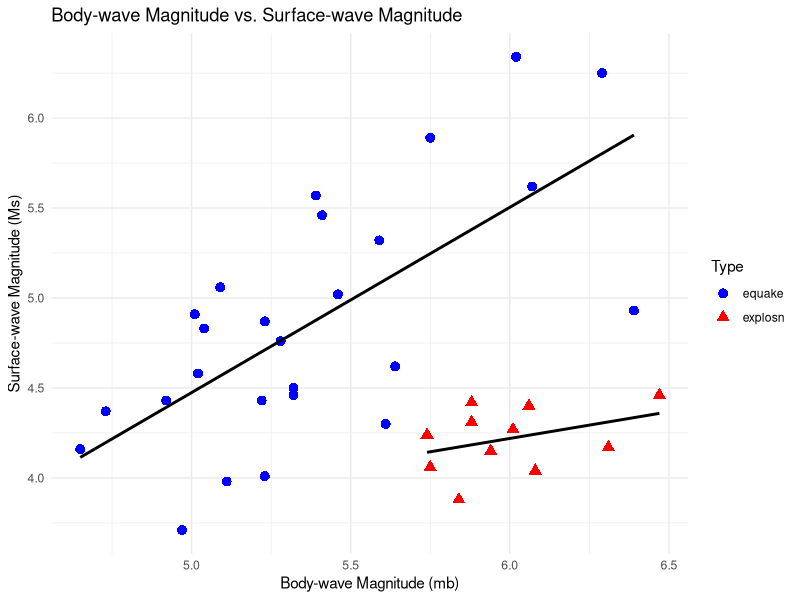

R code for this plot:
install.packages("ggplot2")

library(ggplot2)

earthquake <- read.table(file = "earthquake.txt", header = TRUE, sep = "", dec = ".")


# Visualizing the data
ggplot(earthquake, aes(x=body, y=surface, color=type, shape=type)) +
  geom_point(size=3) +
  theme_minimal() +
  labs(title = "Body-wave Magnitude vs. Surface-wave Magnitude",
       x = "Body-wave Magnitude (mb)",
       y = "Surface-wave Magnitude (Ms)",
       color = "Type",
       shape = "Type") +
  scale_color_manual(values = c("equake" = "blue", "explosn" = "red")) +
  geom_smooth(method = "lm", se = FALSE, aes(group=type), color="black") # Optional: Add linear regression lines
